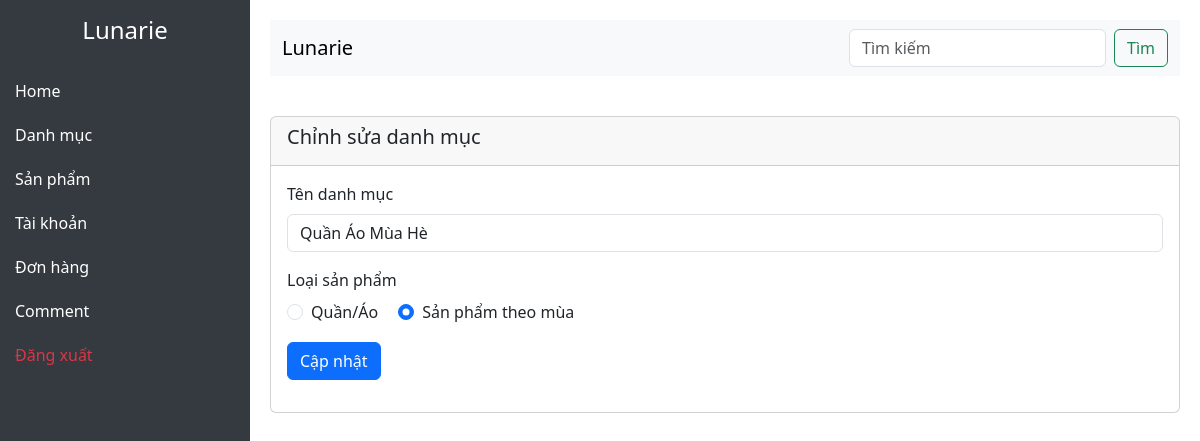
The page /admin/?ctl=editdm&id=1 on the database its author committed.
### tables this page shows
CREATE TABLE `categories` (
  `id` int NOT NULL,
  `cate_name` varchar(255) NOT NULL,
  `type` tinyint(1) NOT NULL,
  `soft_delete` tinyint(1) NOT NULL DEFAULT '0'
);

### common/function.php (called while the page is built, shortened)
<?php
function view($path_view, $data = [])
{
    extract($data);
    $path_view = str_replace(".", "/", $path_view);
    include_once ROOT_DIR . "views/$path_view.php";
}

### controllers/admin/AdminCategoryController.php (called while the page is built, shortened)
<?php
class AdminCategoryController
{
    public function edit()
    {
        $id = $_GET['id'];
        $category = (new Category)->find($id);
        return view('admin.categories.edit', compact('category', 'message'));
    }
}

### admin/index.php (called while the page is built, shortened)
<?php
require_once __DIR__ . "/../common/function.php";
require_once __DIR__ . "/../models/BaseModel.php";
require_once __DIR__ . "/../models/Category.php";
require_once __DIR__ . "/../controllers/admin/AdminCategoryController.php";
$ctl = $_GET['ctl'] ?? "";
match ($ctl) {
    '' => view("admin.dashboard"),
    'listsp' => (new AdminProductController)->index(),
    'addsp' => (new AdminProductController)->create(),
    'storesp' => (new AdminProductController)->store(),
    'editsp' => (new AdminProductController)->edit(),
    'updatesp' => (new AdminProductController)->update(),
    'deletesp' => (new AdminProductController)->delete(),
    'listdm' => (new AdminCategoryController)->index(),
    'adddm' => (new AdminCategoryController)->add(),
    'storedm' => (new AdminCategoryController)->store(),
    'editdm' => (new AdminCategoryController)->edit(),
    'updatedm' => (new AdminCategoryController)->update(),
    'deletedm' => (new AdminCategoryController)->delete(),
    default => view('errors.404'),
    'listuser' =>(new AuthController)->index(),
    'updateuser' => (new AuthController)->updateActive(),
    'list-order' => (new OrderController)->index(),
    'detail-order'=>(new OrderController)->showOrder(),
    'logout' =>(new DashboardController)->logout(),
    'productcomment'=>(new CommentController)->index(),
    'comment-detail'=>(new CommentController)->list(),
    'active-comment'=>(new CommentController)->updateActive(),
};

### models/BaseModel.php (called while the page is built, shortened)
<?php
class BaseModel
{
    public function __construct()
    {
        try {
            $this->conn = new PDO("mysql:host=localhost; dbname=duan1.moi; charset=utf8; port=3306", "root", "");
        } catch (PDOException $e) {
            echo "Lỗi kết nối CSDL: " . $e->getMessage();
        }
    }
}

### models/Category.php (called while the page is built, shortened)
<?php
class Category extends BaseModel
{
    public function find($id)
    {
        $sql = "SELECT * FROM categories WHERE id=:id";
        $stmt = $this->conn->prepare($sql);
        $stmt->execute(['id' => $id]);
        return $stmt->fetch(PDO::FETCH_ASSOC);
    }
}

### views/admin/categories/edit.php (the view, shortened to what this page needs)
<?php include_once ROOT_DIR . "views/admin/header.php" ?>
<div class="content">
    <div class="card">
        <div class="card-header">
            <h5>Chỉnh sửa danh mục</h5>
        </div>
        <div class="card-body">
            <form action="<?= ADMIN_URL . '?ctl=updatedm' ?>" method="post">
                <div class="mb-3">
                    <label for="cate_name" class="form-label">Tên danh mục</label>
                    <input type="text" name="cate_name" id="cate_name" value="<?= $category['cate_name'] ?>" class="form-control" required>
                </div>
                <div class="mb-3">
                    <label class="form-label">Loại sản phẩm</label> <br>
                    <div class="form-check form-check-inline">
                        <input class="form-check-input" type="radio" name="type" id="type1" value="1" <?= $category['type'] ? 'checked' : '' ?>>
                        <label class="form-check-label" for="type1">Quần/Áo</label>
                    </div>
                    <div class="form-check form-check-inline">
                        <input class="form-check-input" type="radio" name="type" id="type2" value="0" <?= $category['type'] == 0 ? 'checked' : '' ?>>
                        <label class="form-check-label" for="type2">Sản phẩm theo mùa</label>
                    </div>
                </div>
                <div class="mb-3">
                    <button type="submit" class="btn btn-primary">Cập nhật</button>
                </div>
            </form>
        </div>
    </div>
</div>
<?php include_once ROOT_DIR . "views/admin/footer.php" ?>

### views/admin/header.php (style rules this page uses)
body { min-height: 100vh; display: flex; flex-direction: column; }
.content { margin-left: 250px; padding: 20px; }

### rows shown on the page
categories: cate_name "Quần Áo Mùa Hè", type "☐ Quần/Áo", type "☑ Sản phẩm theo mùa"
